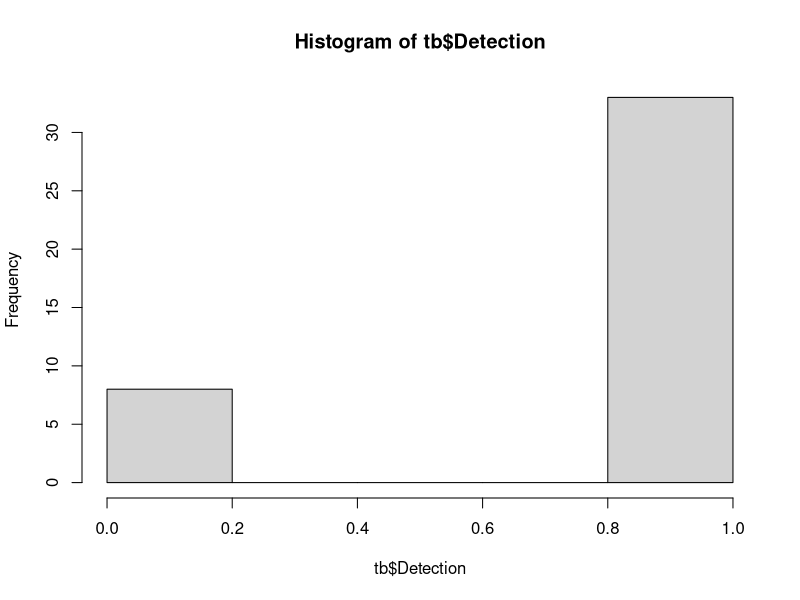
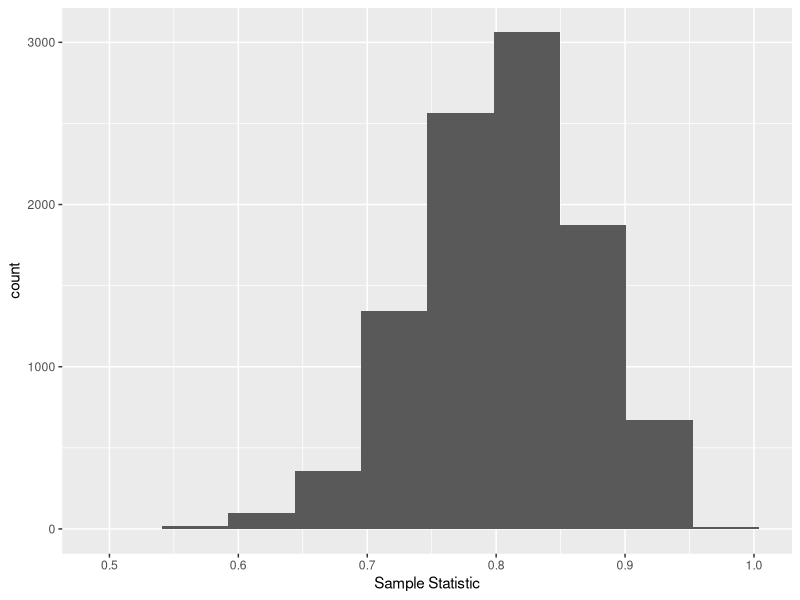

The R source for these figures, in order:
## ---- chunk 1

library(tidyverse)


## ---- chunk 2
tb <- readr::read_csv("datasets/Experimental/counterfire-radar/counterfire-radar.csv") %>% 
  filter(Mission %in%  c(1:4))

hist(tb$Detection)

## ---- chunk 3
n <- nrow(tb)
phat <- mean(tb$Detection)

phat

## ---- chunk 4
set.seed(20200401)
simulated_trials <- purrr::rbernoulli(n, .8)

mean(simulated_trials)

## ---- chunk 5

nsim <- 10000
simulation_results <- tibble(`Sample Statistic` = rep(0, nsim))

for(i in 1:nsim){
  simulation_results$`Sample Statistic`[i] <- mean(purrr::rbernoulli(n, .8))
  
}

simulation_results  %>% 
  ggplot(aes(x = `Sample Statistic`)) + geom_histogram(bins = 10)


